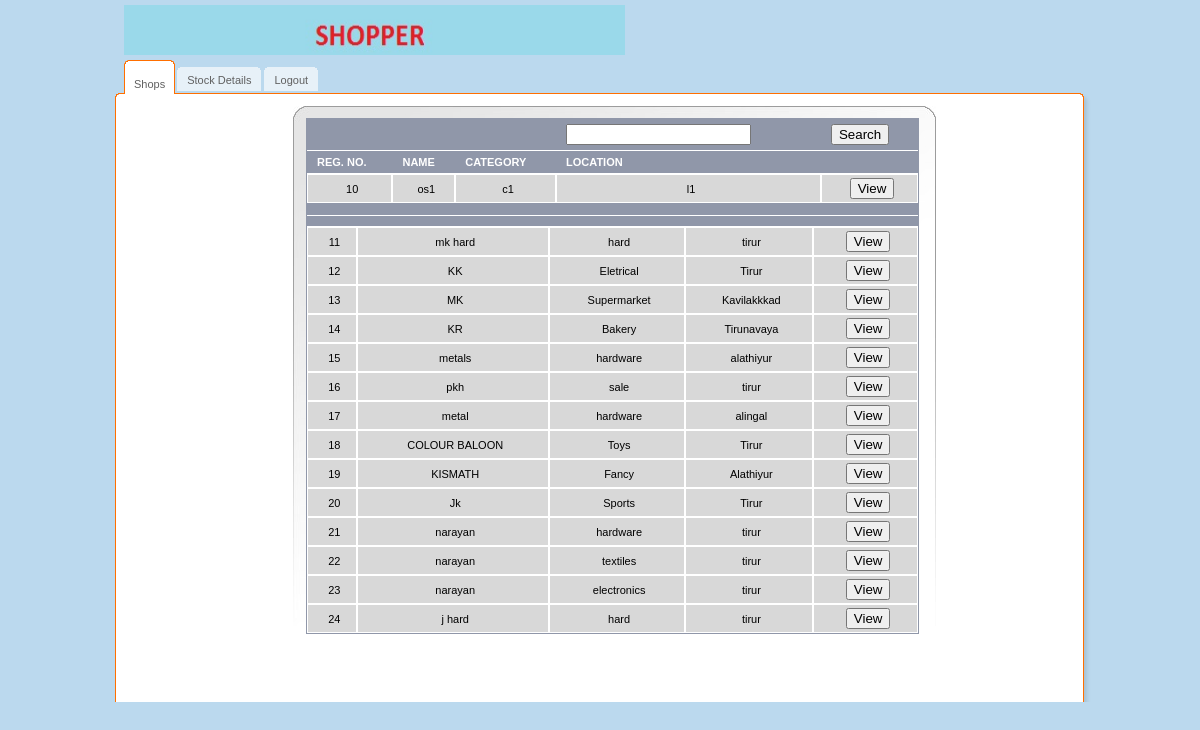
/src/shops.php?owner=3, run on the app's committed database.
### tables this page shows
CREATE TABLE IF NOT EXISTS `shop` (
  `reg.no` int(50) NOT NULL AUTO_INCREMENT,
  `name` varchar(50) NOT NULL,
  `category` varchar(50) NOT NULL,
  `location` varchar(50) NOT NULL,
  `owner` int(11) NOT NULL,
  `admin` int(11) NOT NULL DEFAULT '0',
  PRIMARY KEY (`reg.no`)
);

### src/shops.php (the view, shortened to what this page needs)
<!DOCTYPE html PUBLIC "-//W3C//DTD XHTML 1.0 Transitional//EN" "http://www.w3.org/TR/xhtml1/DTD/xhtml1-transitional.dtd">
<html>
    <head>
    </head>
    <body>
        <div id="main">
            <div id="header">
                <a href="shops.php" class="logo"><img src="../img/logos.jpeg" width="501" height="50" alt=""/></a>
                <ul id="top-navigation">
                    <li class="active"><span><span><a href="shops.php">Shops</a></span></span></li>
                    <li><span><span><a href="src/pub_view.php">Stock Details</a></span></span></li>
                    <li><span><span><a href="../index.php">Logout</a></span></span></li>
                </ul>
            </div>
            <div id="middle">
                <div id="left-column">
                </div>
                <div id="center-column">
                    <table class="listing form" cellpadding="0" cellspacing="0">
                        <tr>
                            <th class="full" ></th>
                            <th class="full" ></th>
                            <th class="full" ></th>
                            <th class="full" ><input type="text" name="search_key" value="" /></th>
                            <th class="full" ><input type="button" value="Search" name="search" /></th>
                        </tr>
                        <tr>
                            <th class="full" >Reg. No.</th>
                            <th class="full" >Name</th>
                            <th class="full" >Category</th>
                            <th class="full" >Location</th>
                            <th class="full" ></th>
                        </tr>
                        <?php
                        require 'dbconfig.php';
                        try {
                            $conn = new PDO("mysql:host=$host;dbname=$dbname", $username, $password);
							$owner=$_GET['owner'];
                            $sql = "SELECT * FROM SHOP where owner=$owner";
                            $result = $conn->prepare($sql);
                            if ($result->execute()) {
                                while ($row = $result->fetch(PDO::FETCH_ASSOC)) {
                                    echo '<tr>
                            <td>' . $row['reg.no'] . '</td>
                            <td>' . $row['name'] . '</td>
                            <td>' . $row['category'] . '</td>
                            <td>' . $row['location'] . '</td>
                            <td><a href="shop_details.php?id=' . $row['reg.no'] . '"><input type="button" value="View" name="view" /></a></td>
                        </tr>';
                                }
                            } else {
                                die("Can't execute the query");
                            }
                        } catch (PDOException $pe) {
                            die("Can't connect to the database $dbname :" . $pe->getMessage());
                        }
                        ?>
                    </table>
					<table class="listing form" cellpadding="0" cellspacing="0">
                        <tr>
                            <th class="full" ></th>
                            <th class="full" ></th>
                            <th class="full" ></th>
                            <th class="full" ></th>
                            <th class="full" ></th>
                        </tr>
                        <tr>
                            <th class="full" ></th>
                            <th class="full" ></th>
                            <th class="full" ></th>
                            <th class="full" ></th>
                            <th class="full" ></th>
                        </tr>
                        <?php
                        require 'dbconfig.php';
                        try {
                            $conn = new PDO("mysql:host=$host;dbname=$dbname", $username, $password);
							$owner=$_GET['owner'];
                            $sql = "SELECT * FROM SHOP where owner!=$owner";
                            $result = $conn->prepare($sql);
                            if ($result->execute()) {
                                while ($row = $result->fetch(PDO::FETCH_ASSOC)) {
                                    echo '<tr>
                            <td>' . $row['reg.no'] . '</td>
                            <td>' . $row['name'] . '</td>
                            <td>' . $row['category'] . '</td>
                            <td>' . $row['location'] . '</td>
                            <td><a href="shop_details.php?id=' . $row['reg.no'] . '"><input type="button" value="View" name="view" /></a></td>
                        </tr>';
                                }
                            } else {
                                die("Can't execute the query");
                            }
                        } catch (PDOException $pe) {
                            die("Can't connect to the database $dbname :" . $pe->getMessage());
                        }
                        ?>
                    </table>
                </div>
            </div>
        </div>
    </body>
</html>

### css/all.css (style rules this page uses)
body { margin:0;padding:0;background:#BBD9EE;color:#000;font-family:tahoma,arial,sans-serif;font-size:11px; }
img { border:none; }
a { color:#060606;text-decoration:none }
input { vertical-align:middle }
#main { width:992px;margin:0 auto; }
#header { position:relative;width:992px;height:106px;background:url(../img/bg-header.gif) no-repeat left bottom; }
a.logo { position:absolute;top:5px;left:20px; }
#top-navigation { position:absolute;top:60px;left:20px;margin:0;padding:0;list-style:none; }
#top-navigation li { float:left;margin:0 3px 0 0;height:34px;background:url(../img/tab.gif) repeat-x top; }
#top-navigation li a { float:left;display:block;height:20px;line-height:19px;color:#606060;padding:4px 0 0 0; }
#top-navigation li span { float:left;background:url(../img/tab-left.gif) no-repeat left top; }
#top-navigation li span span { background:url(../img/tab-right.gif) no-repeat right top;padding:7px 10px 0 10px; }
#top-navigation li.active { padding:0;height:34px;background:url(../img/tab-active.gif) repeat-x top;margin-right:2px; }
#top-navigation li.active span { background:url(../img/tab-active-left.gif) no-repeat left top;height:34px; }
#top-navigation li.active span span { background:url(../img/tab-active-right.gif) no-repeat right top;height:23px;padding:11px 10px 0 10px;line-height:19px;color:#606060; }
#middle { float:left;width:967px;background:url(../img/bg-middle.gif) repeat-y left;padding:0 13px 0 12px; }
#left-column { float:left;padding:1px 14px 0 12px;width:151px; }
#center-column { float:left;width:614px;background:url(../img/bg-center-column.jpg) no-repeat left top;min-height:584px;padding:12px 16px 0 13px; }
table.listing { border-bottom:1px solid #9097A9;width:613px;padding:0;margin:0;border:1px solid #9097A9; }
table.listing th { border-top:0!important; }
table.listing th.full { border-left:0;border-right:0!important;text-align:left;text-transform:uppercase; }
table.listing td,table.listing th { border:1px solid #fff;text-align:center; }
table.listing th { background:#9097A9;color:#fff;padding:5px; }
table.listing td { background:#D8D8D8;color:#000;padding:3px 5px; }
table.form th,table.form td { padding-left:10px; }

### data on the page
shop: no "10", name "os1", category "c1", location "l1"
shop: no "11", name "mk hard", category "hard", location "tirur"
shop: no "12", name "KK", category "Eletrical", location "Tirur"
shop: no "13", name "MK", category "Supermarket", location "Kavilakkkad"
shop: no "14", name "KR", category "Bakery", location "Tirunavaya"
shop: no "15", name "metals", category "hardware", location "alathiyur"
shop: no "16", name "pkh", category "sale", location "tirur"
shop: no "17", name "metal", category "hardware", location "alingal"
shop: no "18", name "COLOUR BALOON", category "Toys", location "Tirur"
shop: no "19", name "KISMATH", category "Fancy", location "Alathiyur"
shop: no "20", name "Jk", category "Sports", location "Tirur"
shop: no "21", name "narayan", category "hardware", location "tirur"
shop: no "22", name "narayan", category "textiles", location "tirur"
shop: no "23", name "narayan", category "electronics", location "tirur"
shop: no "24", name "j hard", category "hard", location "tirur"
